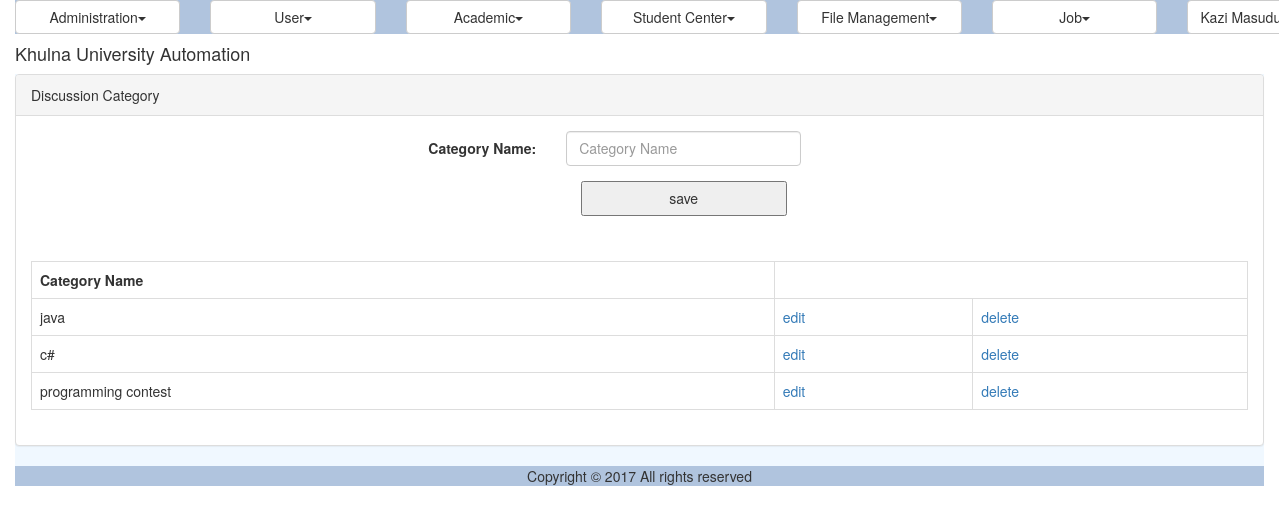
The page /discussion_category.php (signed in) on the database its author committed.
### tables this page shows
CREATE TABLE `dms_discussion_category` (
  `ID` varchar(40) NOT NULL,
  `Name` varchar(40) NOT NULL
);

### util/class.util.inc (called while the page is built, shortened)
<?php
class ConfigUtil implements I_DBConfig, I_LogConfig, I_LanguageConfig{
	public static $s_instance;
	private $_host;
	private $_username;
	private $_password;
	private $_database;
	public static function getInstance() {
		if(!self::$s_instance) {
			self::$s_instance = new self();
		}
		return self::$s_instance;
	}
	private function readConfig(){
		$this->_ini_array = parse_ini_file(CONFIG.'system.ini');
		$this->_host =	$this->_ini_array['db_host'];
		$this->_username = $this->_ini_array['db_username'];
		$this->_password = $this->_ini_array['db_password'];
		$this->_database = $this->_ini_array['db_database'];
	}
	public function getDBHost(){
		return $this->_host;
	}
	public function getDBUserName(){
		return $this->_username;
	}
	public function getDBPassword(){
		return $this->_password;
	}
	public function getDBName(){
		return $this->_database;
	}
}
class DBUtil implements I_DBUtil {
	private static $s_instance;
	private $_host;
	private $_username;
	private $_password;
	private $_database;
	protected $_connection;
	protected $_result;
	public static function getInstance() {
		if(!self::$s_instance) {
			self::$s_instance = new self();
		}
		return self::$s_instance;
	}
	private function readDBConfig(){
		$_config = ConfigUtil::getInstance();
		$this->_host = $_config->getDBHost();
		$this->_username = $_config->getDBUserName();
		$this->_password = $_config->getDBPassword();
		$this->_database = $_config->getDBName();
	}
	private function setConnection(){
		$this->_connection = new mysqli($this->_host, $this->_username,
			$this->_password, $this->_database);
	}
	public function doQuery($sql) {
		$this->_result = $this->_connection->query($sql) or die(mysqli_error($this->_connection));
		return $this->_result;
	}
	public function getNumRows() {
		$this->_numRows = mysqli_num_rows($this->_result);
		return $this->_numRows;
	}
	public function getAllRows() {
		$rows = array();
		for($x = 0; $x < $this->getNumRows(); $x++) {
			$rows[] = mysqli_fetch_assoc($this->_result);
		}
		return $rows;
	}
}
class LogUtil{
	private static $s_instance;
	public static function getInstance(){
		if(!self::$s_instance) {
			self::$s_instance = new self();
		}
		return self::$s_instance;
	}
}
class LangUtil{
	private static $s_instance;
	public static function getInstance() {
		if(!self::$s_instance) {
			self::$s_instance = new self();
		}
		return self::$s_instance;
	}
}
?>

### modules/forum/ui/blade/view.discussionCategory.blade.inc (called while the page is built, shortened)
<?php
include_once UTILITY.'class.util.inc';
include_once MODULES_FORUM.'bao/class.discussionCategorybao.inc';
$_DiscussionCategoryBAO = new DiscussionCategoryBAO();
?>

### modules/forum/bao/class.discussionCategorybao.inc (called while the page is built, shortened)
<?php
include_once UTILITY.'class.util.inc';
include_once MODULES_FORUM.'dao/class.discussionCategorydao.inc';
Class DiscussionCategoryBAO{
	private $_DiscussionCategoryDAO;
	public function __construct(){
		$this->_DiscussionCategoryDAO = new DiscussionCategoryDAO();
	}
	public function getAllDiscussionCategorys(){
		$Result = $this->_DiscussionCategoryDAO->getAllDiscussionCategorys();
		return $Result;
	}
}
?>

### modules/forum/dao/class.discussionCategorydao.inc (called while the page is built, shortened)
<?php
include_once COMMON.'class.common.inc';
include_once COMMON.'class.common.forum.inc';
include_once UTILITY.'class.util.inc';
Class DiscussionCategoryDAO{
	private $_DB;
	public function __construct(){
		$this->_DB = DBUtil::getInstance();
	}
	public function getAllDiscussionCategorys(){
		$DiscussionCategoryList = array();
		$this->_DB->doQuery("SELECT * FROM dms_discussion_category");
		$rows = $this->_DB->getAllRows();
		for($i = 0; $i < sizeof($rows); $i++) {
			$row = $rows[$i];
			$this->_DiscussionCategory = new DiscussionCategory();
		    $this->_DiscussionCategory->setID ( $row['ID']);
		    $this->_DiscussionCategory->setName( $row['Name'] );
		    $DiscussionCategoryList[]=$this->_DiscussionCategory;
		}
		$Result = new Result();
		$Result->setIsSuccess(1);
		$Result->setResultObject($DiscussionCategoryList);
		return $Result;
	}
}
?>

### common/class.common.inc (called while the page is built, shortened)
<?php
class Result{
    private $_IsSuccess=0;
    private $_ResultObject;
    public function setIsSuccess($IsSuccess){
        $this->_IsSuccess = $IsSuccess;
    }
    public function getIsSuccess(){
        return $this->_IsSuccess;
    }
    public function setResultObject($ResultObject){
        $this->_ResultObject = $ResultObject;
    }
    public function getResultObject(){
        return $this->_ResultObject;
    }
}
?>

### common/class.common.forum.inc (called while the page is built, shortened)
<?php
class DiscussionCategory{
    private $_ID;
    private $_name;
    public function setID ( $ID ) {
        $this->_ID = $ID;
    }
    public function getID () {
        return $this->_ID;
    }
    public function setName ($Name){
        $this->_name = $Name;
    }
    public function getName(){
        return $this->_name;
    }
}
?>

### modules/forum/ui/view.discussionCategory.inc (the view)
<?php
include_once 'blade/view.discussionCategory.blade.inc';
include_once COMMON.'class.common.inc';
include_once COMMON.'class.common.forum.inc';
?>
<div class="panel panel-default">
    <div class="panel-heading">Discussion Category</div>
    <div class="panel-body">
	<div id="form">
		<form method="post" class="form-horizontal">
			<div class="form-group">
              	<label class="control-label col-sm-4" for="txtCat">Category Name:</label>
              	<div class="col-sm-6">
					<input type="text" name="txtCat" class="form-control"
					 placeholder="Category Name" value="<?php
					if(isset($_GET['edit'])) echo $getROW->getName();  ?>" />
			  	</div>
			</div>
	        <div class="form-group">
              <div class="col-sm-offset-2 col-sm-10">
						<?php
						if(isset($_GET['edit']))
						{
							?>
							<button type="submit" name="update">update</button>
							<?php
						}
						else
						{
							?>
							<button type="submit" name="save">save</button>
							<?php
						}
						?>
			    </div>
            </div>
		</form>
	</div>
	</div>
	<div class="panel-body">
	<table class="table table-bordered">
	<?php
	$Result = $_DiscussionCategoryBAO->getAllDiscussionCategorys();
	if($Result->getIsSuccess()){
		$DiscussionCategoryList = $Result->getResultObject();
	?>
		<tr>
			<th>Category Name</th>
		</tr>
		<?php
		for($i = 0; $i < sizeof($DiscussionCategoryList); $i++) {
			$DiscussionCategory = $DiscussionCategoryList[$i];
			?>
		    <tr>
			    <td><?php echo $DiscussionCategory->getName(); ?></td>
			    <td><a href="?edit=<?php echo $DiscussionCategory->getID(); ?>" onclick="return confirm('sure to edit !'); " >edit</a></td>
			    <td><a href="?del=<?php echo $DiscussionCategory->getID(); ?>" onclick="return confirm('sure to delete !'); " >delete</a></td>
		    </tr>
	    <?php
		}
	}
	else{
		echo $Result->getResultObject();
	}
	?>
	</table>
	</div>
</div>

### resources/css/style.css (style rules this page uses)
#form { width:500px; margin:0px auto; text-align:center; }
#form form input { width:100%; height:35px; }
form button { width:50%; height:35px; }
table,td { border:solid #e9e9e9 1px; }

### rows shown on the page
dms_discussion_category: Name "java"
dms_discussion_category: Name "c#"
dms_discussion_category: Name "programming contest"

### other values the page prints
$globalMenu[$i]->getTitle() "Administration User Academic Student Center File Management Job"
$CurrentUser->getFullName() "Kazi…"
